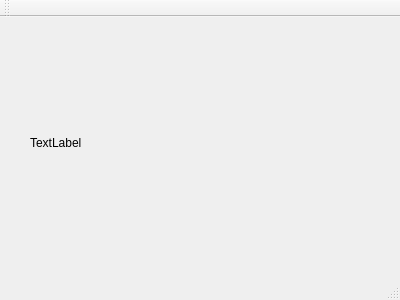
<?xml version="1.0" encoding="UTF-8"?>
<ui version="4.0">
 <class>MainWindow</class>
 <widget class="QMainWindow" name="MainWindow">
  <property name="geometry">
   <rect>
    <x>0</x>
    <y>0</y>
    <width>400</width>
    <height>300</height>
   </rect>
  </property>
  <property name="windowTitle">
   <string>MainWindow</string>
  </property>
  <widget class="QWidget" name="centralWidget">
   <widget class="QLabel" name="label">
    <property name="geometry">
     <rect>
      <x>30</x>
      <y>80</y>
      <width>361</width>
      <height>91</height>
     </rect>
    </property>
    <property name="text">
     <string>TextLabel</string>
    </property>
   </widget>
  </widget>
  <widget class="QMenuBar" name="menuBar">
   <property name="geometry">
    <rect>
     <x>0</x>
     <y>0</y>
     <width>400</width>
     <height>21</height>
    </rect>
   </property>
  </widget>
  <widget class="QToolBar" name="mainToolBar">
   <attribute name="toolBarArea">
    <enum>TopToolBarArea</enum>
   </attribute>
   <attribute name="toolBarBreak">
    <bool>false</bool>
   </attribute>
  </widget>
  <widget class="QStatusBar" name="statusBar"/>
 </widget>
 <layoutdefault spacing="6" margin="11"/>
 <resources/>
 <connections/>
</ui>
